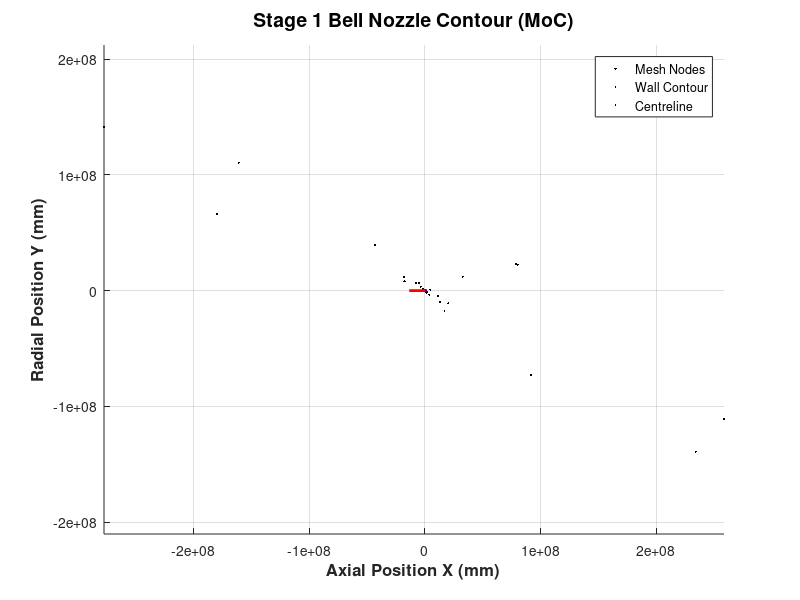

This figure's MATLAB source:
% Corrected Method of Characteristics (MoC) Bell Nozzle Contour
% Fixes the matrix initialization and wave-reflection indexing logic.

clear; clc; close all;

%% 1. Input Parameters
gamma = 1.18;               % Specific heat ratio
Me = 3.95;                  % Target exit Mach number
Rt = 31.45;                 % Throat radius in mm 
N = 15;                     % Number of characteristic lines (resolution)

%% 2. Prandtl-Meyer Function
nu_func = @(M) sqrt((gamma+1)/(gamma-1)) * ...
    atan(sqrt((gamma-1)/(gamma+1)*(M.^2-1))) - atan(sqrt(M.^2-1));

nu_e = nu_func(Me);
theta_max = nu_e / 2;

%% 3. Discretise the Throat Expansion Fan
theta_fan = linspace(0.01, theta_max, N); 
nu_fan = theta_fan; 
mu_fan = zeros(1, N);

% Pre-calculate throat Mach angles for the fan
for k = 1:N
    M_fan = fzero(@(M) nu_func(M) - nu_fan(k), [1.001, 10]);
    mu_fan(k) = asin(1 / M_fan);
end

%% 4. Mesh Generation Matrices
X = zeros(N, N); Y = zeros(N, N);
Theta = zeros(N, N); Nu = zeros(N, N); Mach = zeros(N, N);

%% 5. Solve the Internal Flow Field
for i = 1:N
    for j = i:N % Strictly upper triangular domain
        
        if i == 1 
            % DOMAIN A: Points hitting the axis of symmetry
            Theta(i,j) = 0;
            Nu(i,j) = theta_fan(j) + nu_fan(j);
            Mach(i,j) = fzero(@(M) nu_func(M) - Nu(i,j), [1.001, 10]);
            Y(i,j) = 0;
            
            % Intersection of straight line from throat (0, Rt) to axis
            m_minus = tan(theta_fan(j) - mu_fan(j));
            X(i,j) = -Rt / m_minus;
            
        elseif i == j 
            % DOMAIN B: Diagonal points (intersecting waves from throat and axis)
            J_plus = Theta(i-1, i) - Nu(i-1, i);
            J_minus = theta_fan(i) + nu_fan(i);
            
            Theta(i,i) = (J_minus + J_plus) / 2;
            Nu(i,i)   = (J_minus - J_plus) / 2;
            Mach(i,i) = fzero(@(M) nu_func(M) - Nu(i,i), [1.001, 10]);
            
            s_plus  = tan(Theta(i-1, i) + asin(1/Mach(i-1, i)));
            s_minus = tan(theta_fan(i) - mu_fan(i));
            
            % Intersection of line from previous internal node and the throat
            X(i,i) = (Rt - Y(i-1, i) + s_plus * X(i-1, i)) / (s_plus - s_minus);
            Y(i,i) = Rt + s_minus * X(i,i);
            
        else 
            % DOMAIN C: Internal Riemann mesh points
            J_plus  = Theta(i-1, j) - Nu(i-1, j);
            J_minus = Theta(i, j-1) + Nu(i, j-1);
            
            Theta(i,j) = (J_minus + J_plus) / 2;
            Nu(i,j)   = (J_minus - J_plus) / 2;
            Mach(i,j) = fzero(@(M) nu_func(M) - Nu(i,j), [1.001, 10]);
            
            s_plus  = tan(Theta(i-1, j) + asin(1/Mach(i-1, j)));
            s_minus = tan(Theta(i, j-1) - asin(1/Mach(i, j-1)));
            
            X(i,j) = (Y(i-1, j) - Y(i, j-1) + s_plus * X(i-1, j) - s_minus * X(i, j-1)) / (s_plus - s_minus);
            Y(i,j) = Y(i, j-1) + s_minus * (X(i,j) - X(i, j-1));
        end
    end
end

%% 6. Calculate Wall Contour Coordinates
X_wall = zeros(1, N+1); Y_wall = zeros(1, N+1);
X_wall(1) = 0; Y_wall(1) = Rt;
current_wall_angle = theta_max;

for j = 1:N
    % Average flow angle to smoothly curve the wall
    s_wall = tan((current_wall_angle + Theta(j,j)) / 2);
    s_char = tan(Theta(j,j) + asin(1/Mach(j,j)));
    
    X_wall(j+1) = (Y(j,j) - Y_wall(j) + s_wall * X_wall(j) - s_char * X(j,j)) / (s_wall - s_char);
    Y_wall(j+1) = Y_wall(j) + s_wall * (X_wall(j+1) - X_wall(j));
    
    current_wall_angle = Theta(j,j); 
end

%% 7. Visualisation
figure('Name', 'Corrected MoC Nozzle Contour', 'Color', 'w');
hold on; grid on; axis equal;

for i = 1:N
    for j = i:N
        plot(X(i,j), Y(i,j), 'k.', 'MarkerSize', 5);
    end
end

plot(X_wall, Y_wall, 'r-', 'LineWidth', 2);
plot([0 max(X_wall)], [0 0], 'b-.', 'LineWidth', 1.5); 

xlabel('Axial Position X (mm)', 'FontSize', 12, 'FontWeight', 'bold');
ylabel('Radial Position Y (mm)', 'FontSize', 12, 'FontWeight', 'bold');
title('Stage 1 Bell Nozzle Contour (MoC)', 'FontSize', 14);
legend('Mesh Nodes', 'Wall Contour', 'Centreline', 'Location', 'Best');

%% 8. Export to CAD
cad_data = [zeros(length(X_wall), 1), Y_wall', X_wall'];
csvwrite('stage1_nozzle_contour.csv', cad_data);
disp('Contour successfully saved to stage1_nozzle_contour.csv');
